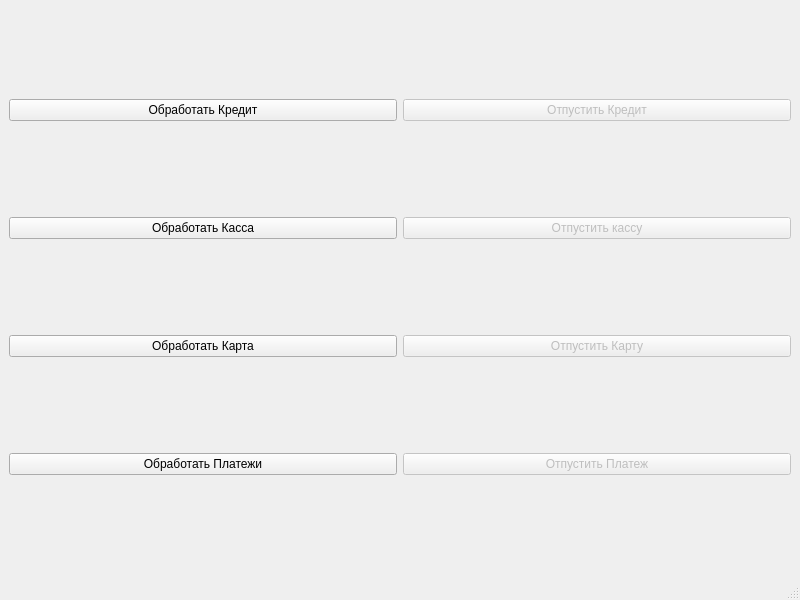
<?xml version="1.0" encoding="UTF-8"?>
<ui version="4.0">
 <class>MainWindow</class>
 <widget class="QMainWindow" name="MainWindow">
  <property name="geometry">
   <rect>
    <x>0</x>
    <y>0</y>
    <width>800</width>
    <height>600</height>
   </rect>
  </property>
  <property name="windowTitle">
   <string>MainWindow</string>
  </property>
  <widget class="QWidget" name="centralwidget">
   <layout class="QGridLayout" name="gridLayout">
    <item row="0" column="0">
     <widget class="QPushButton" name="pb_credit">
      <property name="enabled">
       <bool>true</bool>
      </property>
      <property name="text">
       <string>Обработать Кредит</string>
      </property>
     </widget>
    </item>
    <item row="0" column="1">
     <widget class="QPushButton" name="pb_free_credit">
      <property name="enabled">
       <bool>false</bool>
      </property>
      <property name="text">
       <string>Отпустить Кредит</string>
      </property>
     </widget>
    </item>
    <item row="1" column="0">
     <widget class="QPushButton" name="pb_kassa">
      <property name="text">
       <string>Обработать Касса</string>
      </property>
     </widget>
    </item>
    <item row="1" column="1">
     <widget class="QPushButton" name="pb_free_kassa">
      <property name="enabled">
       <bool>false</bool>
      </property>
      <property name="text">
       <string>Отпустить кассу</string>
      </property>
     </widget>
    </item>
    <item row="2" column="0">
     <widget class="QPushButton" name="pb_card">
      <property name="text">
       <string>Обработать Карта</string>
      </property>
     </widget>
    </item>
    <item row="2" column="1">
     <widget class="QPushButton" name="pb_free_card">
      <property name="enabled">
       <bool>false</bool>
      </property>
      <property name="text">
       <string>Отпустить Карту</string>
      </property>
     </widget>
    </item>
    <item row="3" column="0">
     <widget class="QPushButton" name="pb_payment">
      <property name="text">
       <string>Обработать Платежи</string>
      </property>
     </widget>
    </item>
    <item row="3" column="1">
     <widget class="QPushButton" name="pb_free_payment">
      <property name="enabled">
       <bool>false</bool>
      </property>
      <property name="text">
       <string>Отпустить Платеж</string>
      </property>
     </widget>
    </item>
   </layout>
  </widget>
  <widget class="QMenuBar" name="menubar">
   <property name="geometry">
    <rect>
     <x>0</x>
     <y>0</y>
     <width>800</width>
     <height>21</height>
    </rect>
   </property>
  </widget>
  <widget class="QStatusBar" name="statusbar"/>
 </widget>
 <resources/>
 <connections/>
</ui>
